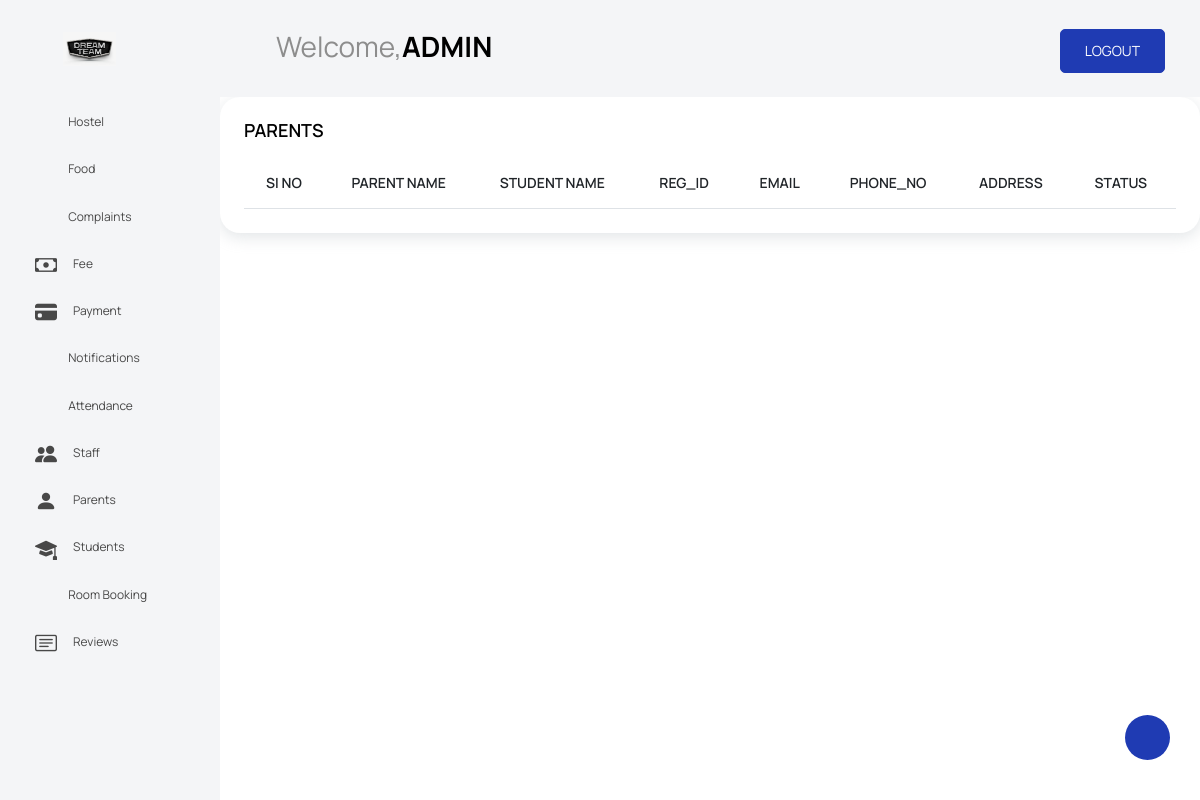
The page /parent_view (signed in) on the database as committed earlier.
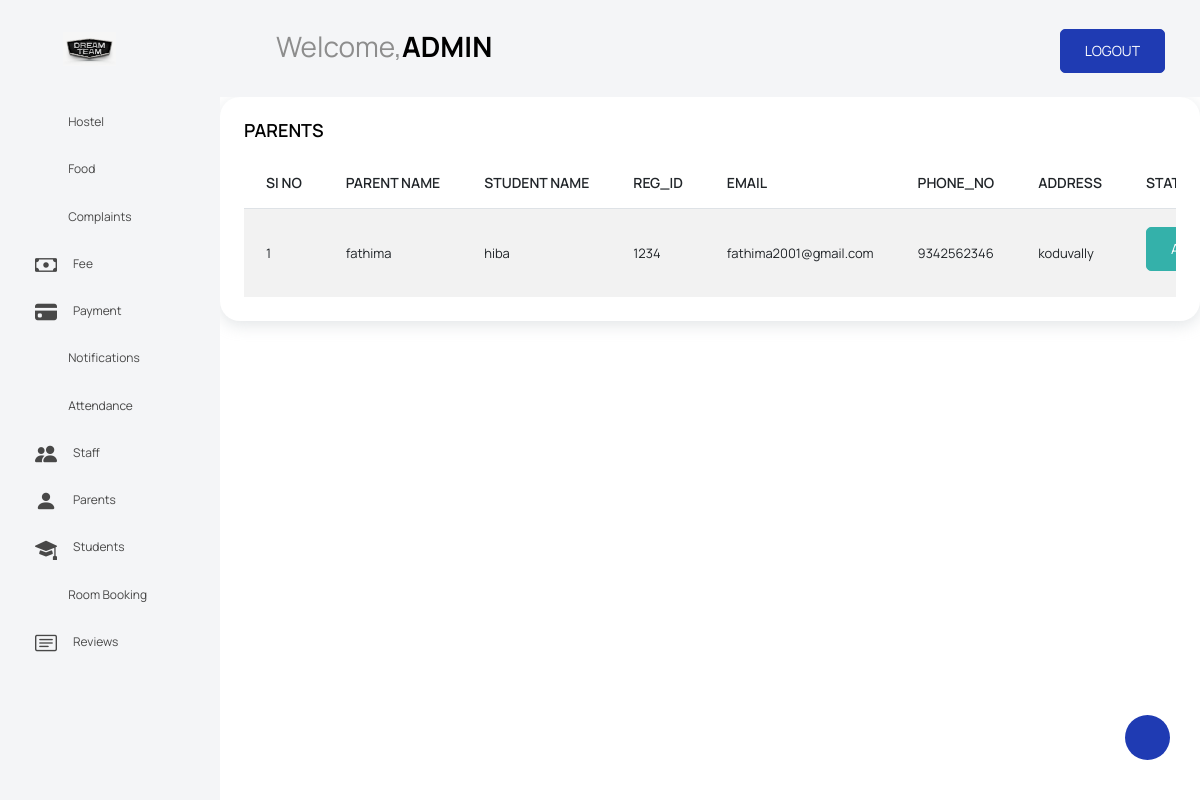
The same page on the database as committed later.
### demo1app/models.py (models this page shows, shortened)
class Parent_registration(models.Model):
    user = models.OneToOneField(Login_view, on_delete=models.CASCADE,related_name='parent',null=True)
    parent_name = models.CharField(max_length=100)
    student_name = models.ForeignKey(Student_registration,on_delete=models.CASCADE)
    reg_id = models.CharField(max_length=30)
    email = models.EmailField()
    phone_no = models.IntegerField()
    address = models.CharField(max_length=300)
    approval_status = models.IntegerField(default=0)

class Student_registration(models.Model):
    user = models.OneToOneField(Login_view,on_delete=models.CASCADE,related_name='student',null=True)
    name = models.CharField(max_length=200)
    reg_id = models.CharField(max_length=30)
    email = models.EmailField()
    phone_no = models.IntegerField()
    address = models.CharField(max_length=300)
    stud_image = models.ImageField(upload_to="images")
    approval_status = models.IntegerField(default=0)
    def __str__(self):
        return self.name

### demo1app/adminviews.py (the view)
# urls.py: path('parent_view', adminviews.parent_view, name='parent_view'),
@login_required(login_url='login_page')
def parent_view(request):
    data=Parent_registration.objects.all()
    return render(request, 'pview.html',{'data':data})

### templates/pview.html
{% extends 'admin_page.html' %}
{% load crispy_forms_tags %}
{% block content %}
<div class="col-lg-12 grid-margin stretch-card">
              <div class="card">
                <div class="card-body">
                  <h4 class="card-title">PARENTS</h4>
                  <div class="table-responsive">
                    <table class="table table-striped">
                      <thead>
                        <tr>
                           <th>SI NO</th>
                            <th>PARENT NAME</th>
                            <th>STUDENT NAME</th>
                            <th>REG_ID</th>
                            <th>EMAIL</th>
                            <th>PHONE_NO</th>
                            <th>ADDRESS</th>
                            <th>STATUS</th>
                        </tr>
                      </thead>
                      <tbody>
                      {% for i in data %}
                        <tr>
                          <td>{{forloop.counter}}</td>
                          <td>{{i.parent_name}}</td>
                          <td>{{i.student_name}}</td>
                          <td>{{i.reg_id}}</td>
                          <td>{{i.email}}</td>
                          <td>{{i.phone_no}}</td>
                          <td>{{i.address}}</td>
                          <td>
                              {% if i.approval_status == 0 %}
                              <a class="btn btn-success" href="{% url 'approve_parent' i.user_id %}">APPROVE</a>
                              <a class="btn btn-danger" href="{% url 'reject_parent' i.user_id %}">REJECT</a>
                              {% elif i.approval_status == 1 %}
                              <p class="btn btn-success">Approved</p>
                              {% elif i.approval_status == 2 %}
                              <p class="btn btn-danger">Rejected</p>
                              {% endif %}
                          </td>
                        </tr>
                      {% endfor %}
                      </tbody>
                    </table>
                  </div>
                </div>
              </div>
            </div>
{% endblock %}

### templates/admin_page.html (shortened to what this page needs)
<!DOCTYPE html>
{% load static %}
<html lang="en">
<head>
  <link rel="stylesheet" href="{% static 'staticadmin/vendors/feather/feather.css' %}">
  <link rel="stylesheet" href="{% static 'staticadmin/vendors/mdi/css/materialdesignicons.min.css' %}">
  <link rel="stylesheet" href="{% static 'staticadmin/vendors/ti-icons/css/themify-icons.css' %}">
  <link rel="stylesheet" href="{% static 'staticadmin/vendors/typicons/typicons.css' %}">
  <link rel="stylesheet" href="{% static 'staticadmin/vendors/simple-line-icons/css/simple-line-icons.css' %}">
  <link rel="stylesheet" href="{% static 'staticadmin/vendors/css/vendor.bundle.base.css' %}">
  <link rel="stylesheet" href="{% static 'staticadmin/vendors/datatables.net-bs4/dataTables.bootstrap4.css' %}">
  <link rel="stylesheet" href="{% static 'staticadmin/js/select.dataTables.min.css' %}">
  <link rel="stylesheet" href="{% static 'staticadmin/css/vertical-layout-light/style.css' %}">
  <link rel="stylesheet" href="https://cdn.jsdelivr.net/npm/bootstrap-icons@1.10.2/font/bootstrap-icons.css">
</head>
<body>
  <div class="container-scroller">
    <nav class="navbar default-layout col-lg-12 col-12 p-0 fixed-top d-flex align-items-top flex-row">
      <div class="text-center navbar-brand-wrapper d-flex align-items-center justify-content-start">
        <div class="me-3">
          <button class="navbar-toggler navbar-toggler align-self-center" type="button" data-bs-toggle="minimize">
            <span class="icon-menu"></span>
          </button>
        </div>
        <div>
          <a class="navbar-brand brand-logo" href="index.html">
            <img src="{% static 'staticadmin/images/team.PNG' %}" alt="logo" />
          </a>
        </div>
      </div>
      <div class="navbar-menu-wrapper d-flex align-items-top">
        <ul class="navbar-nav">
          <li class="nav-item font-weight-semibold d-none d-lg-block ms-0">
            <h1 class="welcome-text">Welcome,<span class="text-black fw-bold">ADMIN</span></h1>
          </li>
        </ul>
        <ul class="navbar-nav ms-auto">
       <a class="btn btn-primary" href="{% url 'logout_page' %}">LOGOUT</a>
        </ul>
      </div>
    </nav>
    <div class="container-fluid page-body-wrapper">
      <div class="theme-setting-wrapper">
        <div id="settings-trigger"><i class="ti-settings"></i></div>
      </div>
      <nav class="sidebar sidebar-offcanvas" id="sidebar">
        <ul class="nav">
          <li class="nav-item">
            <a class="nav-link" data-bs-toggle="collapse" href="#ui-basi" aria-expanded="false" aria-controls="ui-basic">
              <i class="menu-icon mdi mdi-home"></i>
              <span class="menu-title">Hostel</span>
              <i class="menu-arrow"></i>
            </a>
          </li>
          <li class="nav-item">
            <a class="nav-link" data-bs-toggle="collapse" href="#ui-basic" aria-expanded="false" aria-controls="ui-basic">
              <i class="menu-icon mdi mdi-food"></i>
              <span class="menu-title">Food</span>
              <i class="menu-arrow"></i>
            </a>
          </li>
          <li class="nav-item">
            <a class="nav-link" data-bs-toggle="collapse" href="#form-elements" aria-expanded="false" aria-controls="form-elements">
              <i class="menu-icon mdi mdi-comment"></i>
              <span class="menu-title">Complaints</span>
              <i class="menu-arrow"></i>
            </a>
          </li>
          <li class="nav-item">
            <a class="nav-link" data-bs-toggle="collapse" href="#charts" aria-expanded="false" aria-controls="charts">
              <i class="menu-icon bi bi-cash"></i>
              <span class="menu-title">Fee</span>
              <i class="menu-arrow"></i>
            </a>
          </li>
          <li class="nav-item">
            <a class="nav-link" data-bs-toggle="collapse" href="#tables" aria-expanded="false" aria-controls="tables">
              <i class="menu-icon  bi bi-credit-card-fill"></i>
              <span class="menu-title">Payment</span>
              <i class="menu-arrow"></i>
            </a>
          </li>
          <li class="nav-item">
            <a class="nav-link" data-bs-toggle="collapse" href="#icons" aria-expanded="false" aria-controls="icons">
              <i class="menu-icon mdi mdi-bell"></i>
              <span class="menu-title">Notifications</span>
              <i class="menu-arrow"></i>
            </a>
          </li>
          <li class="nav-item">
            <a class="nav-link" data-bs-toggle="collapse" href="#auth" aria-expanded="false" aria-controls="auth">
              <i class="menu-icon mdi mdi-check-circle"></i>
              <span class="menu-title">Attendance</span>
              <i class="menu-arrow"></i>
            </a>
          </li>
           <li class="nav-item">
            <a class="nav-link" data-bs-toggle="collapse" href="#icon" aria-expanded="false" aria-controls="icons">
              <i class="menu-icon  bi bi-people-fill"></i>
              <span class="menu-title">Staff</span>
              <i class="menu-arrow"></i>
            </a>
          </li>
           <li class="nav-item">
            <a class="nav-link" data-bs-toggle="collapse" href="#ico" aria-expanded="false" aria-controls="icons">
              <i class="menu-icon bi bi-person-fill"></i>
              <span class="menu-title">Parents</span>
              <i class="menu-arrow"></i>
            </a>
          </li>
           <li class="nav-item">
            <a class="nav-link" data-bs-toggle="collapse" href="#ic" aria-expanded="false" aria-controls="icons">
              <i class="menu-icon bi bi-mortarboard-fill"></i>
              <span class="menu-title">Students</span>
              <i class="menu-arrow"></i>
            </a>
          </li>
            <li class="nav-item">
            <a class="nav-link" data-bs-toggle="collapse" href="#ui-bas" aria-expanded="false" aria-controls="ui-basic">
              <i class="menu-icon mdi mdi-bookmark-check"></i>
              <span class="menu-title">Room Booking</span>
              <i class="menu-arrow"></i>
            </a>
          </li>
            <li class="nav-item">
            <a class="nav-link" data-bs-toggle="collapse" href="#ui-ba" aria-expanded="false" aria-controls="ui-basic">
              <i class="menu-icon bi bi-card-text"></i>
              <span class="menu-title">Reviews</span>
              <i class="menu-arrow"></i>
            </a>
          </li>
        </ul>
      </nav>
      <div class="main-panel">
         {% block content %}
        {% endblock %}
    </div>
  </div>
  </div>
</body>
</html>

Rows that differ between the two databases and show on the page:
added Parent_registration: parent_name "fathima", student_name "hiba", reg_id "1234", email "fathima2001@gmail.com", phone_no "9342562346", address "koduvally"
